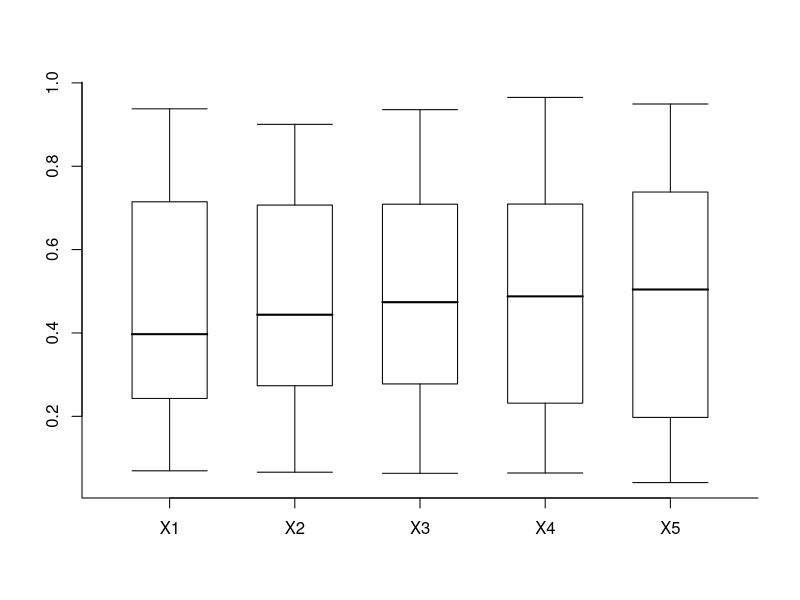
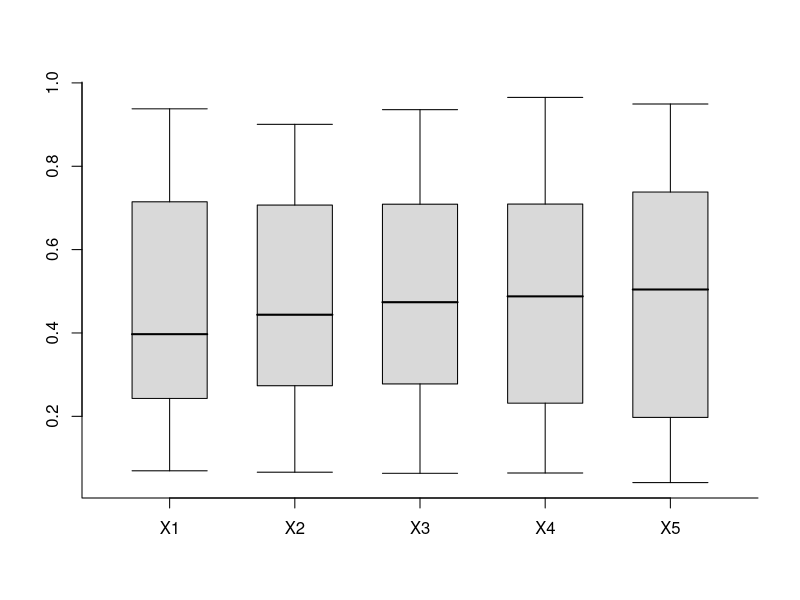

Write the R code that produced these figures, in order.
## How to code a boxplot on your own
## a dataframe
## without outliers


myboxpot <- function(x, add=FALSE, ...){

  qx <- apply(x,2, quantile, probs=.01*c(5,25,50,75,95))
  nb <- ncol(qx)
  seqx <- 0:nb
  seqc <- 1:nb - .5

  ## empty plot
  if (!add) plot(c(0,nb), range(qx), type='n', axes=FALSE, ann=FALSE)

  ##
  for (i in (1:nb)){
    cx1 <- seqx[i]+.2
    cx2 <- seqx[i]+.8
    cc <- seqc[i]
    # box
    rect(cx1, qx[2,i], cx2, qx[4,i], ...)
    # med
    lines(c(cx1,cx2), rep(qx[3,i],2,), lwd=2)
    #
    segments(cc, qx[1,i], y1=qx[2,i])
    segments(cc, qx[4,i], y1=qx[5,i])
    #
    segments(cx1, qx[1,i], x1=cx2)
    segments(cx1, qx[5,i], x1=cx2)
  }
  axis(1, seqc, labels=colnames(x))
  axis(2)
  box(bty="l")
}

mydata <- data.frame(matrix(runif(500),100))
myboxpot(mydata)
myboxpot(mydata, col="grey85")
